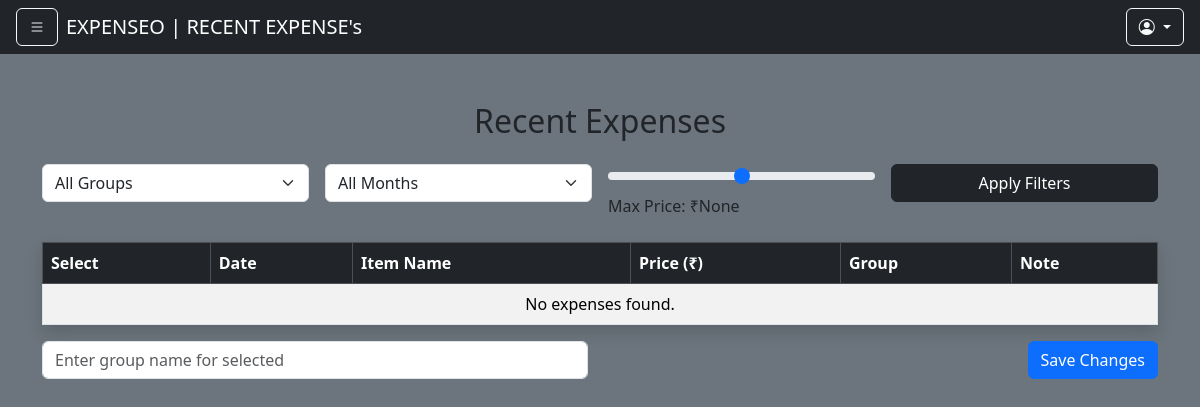
Page /recent-expenses/ (signed in) on the earlier database version.
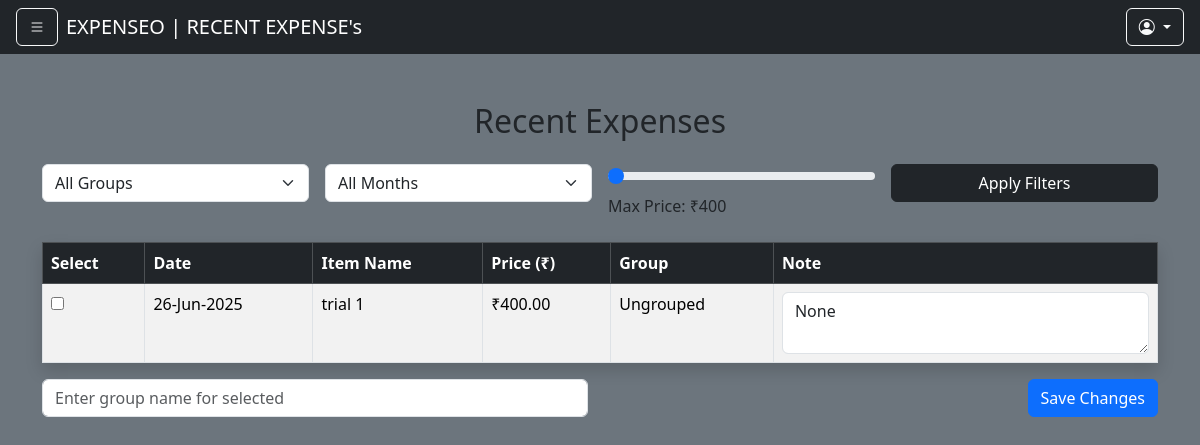
Same page on the later database version.
### apps/expense/models.py (models this page shows, shortened)
class BaseClass(models.Model):
    UID = models.UUIDField(default=uuid.uuid4, primary_key=True, null=False, blank=False)
    created_at = models.DateTimeField(auto_now_add=True)
    updated_at = models.DateTimeField(auto_now=True)
    class Meta:
        abstract = True

class Transaction(BaseClass):
    user = models.ForeignKey(Users, on_delete=models.CASCADE)
    item_name = models.CharField(max_length=255)
    expected_amount = models.DecimalField(max_digits=10, decimal_places=2)
    paid_amount = models.DecimalField(max_digits=10, decimal_places=2)
    group_name = models.CharField(max_length=100, blank=True, null=True)
    note = models.TextField(blank=True, null=True)
    transaction_time = models.DateTimeField(auto_now_add=True)

### apps/expense/views.py (the view, shortened to what this page needs)
# urls.py: path('recent-expenses/',recent_expenses,name="recent_expenses"),
def recent_expenses(request):
    user_uid = request.session.get('user_id')
    if not user_uid:
        messages.warning(request, "Please log in to view your recent expenses.")
        return redirect('login')
    expenses = Transaction.objects.filter(user_id=user_uid).order_by('-transaction_time')
    group_filter = request.GET.get('group')
    date_filter = request.GET.get('month_year')
    max_price = request.GET.get('price_max')
    if group_filter and group_filter != 'all':
        expenses = expenses.filter(group_name=group_filter)
    if date_filter:
        date_obj = datetime.datetime.strptime(date_filter, '%Y-%m')
        expenses = expenses.filter(
            transaction_time__year=date_obj.year,
            transaction_time__month=date_obj.month
        )
    if max_price:
        expenses = expenses.filter(paid_amount__lte=Decimal(max_price))
    all_groups = Transaction.objects.filter(user_id=user_uid).values_list('group_name', flat=True).distinct()
    all_groups = [g for g in all_groups if g]
    month_years = Transaction.objects.filter(user_id=user_uid).dates('transaction_time', 'month', order='DESC')
    price_range = Transaction.objects.filter(user_id=user_uid).aggregate(min_price=Min('paid_amount'), max_price=Max('paid_amount'))
    for e in expenses:
        if not e.group_name:
            e.group_name = "Ungrouped"
        if not e.note:
            e.note = "None"
        e.formatted_date = localtime(e.transaction_time).strftime('%d-%b-%Y')
    return render(request, 'expense/recent_expenses.html', {
        'expenses': expenses,
        'groups': all_groups,
        'month_years': month_years,
        'price_range': price_range
    })

### apps/expense/templates/expense/recent_expenses.html (shortened to what this page needs)
{% extends "expense/base.html" %}
{% block page %}RECENT EXPENSE's{% endblock  %}
{% block body %}
<div class="container mt-5">
    <h2 class="text-center mb-4">Recent Expenses</h2>
    <form method="get" class="row mb-4 g-3">
        <div class="col-md-3">
            <select name="group" class="form-select">
                <option value="all">All Groups</option>
            </select>
        </div>
        <div class="col-md-3">
            <select name="month_year" class="form-select">
                <option value="">All Months</option>
            </select>
        </div>
        <div class="col-md-3">
            <input type="range" class="form-range" name="price_max"
                min="{{ price_range.min_price }}" max="{{ price_range.max_price }}" step="1"
                oninput="document.getElementById('rangeValue').innerText = '₹' + this.value;">
            <label>Max Price: <span id="rangeValue">₹{{ price_range.max_price }}</span></label>
        </div>
        <div class="col-md-3">
            <button type="submit" class="btn btn-dark w-100">Apply Filters</button>
        </div>
    </form>
    <form method="post">
        <table class="table table-bordered table-striped shadow">
            <thead class="table-dark">
                <tr>
                    <th scope="col">Select</th>
                    <th scope="col">Date</th>
                    <th scope="col">Item Name</th>
                    <th scope="col">Price (₹)</th>
                    <th scope="col">Group</th>
                    <th scope="col">Note</th>
                </tr>
            </thead>
            <tbody>
                {% for expense in expenses %}
                <tr>
                    <td><input type="checkbox" name="selected" value="{{ expense.UID }}"></td>
                    <td>{{ expense.formatted_date }}</td>
                    <td>{{ expense.item_name }}</td>
                    <td>₹{{ expense.paid_amount }}</td>
                    <td>{{ expense.group_name }}</td>
                    <td>
                        <textarea name="note_{{ expense.UID }}" maxlength="100"
                            class="form-control" rows="2">{{ expense.note }}</textarea>
                    </td>
                </tr>
                {% empty %}
                <tr>
                    <td colspan="6" class="text-center">No expenses found.</td>
                </tr>
                {% endfor %}
            </tbody>
        </table>
        <div class="row mt-3">
            <div class="col-md-6">
                <input type="text" name="group_name" class="form-control" placeholder="Enter group name for selected">
            </div>
            <div class="col-md-6 text-end">
                <button type="submit" class="btn btn-primary">Save Changes</button>
            </div>
        </div>
    </form>
</div>
{% endblock %}

### apps/expense/templates/expense/base.html (shortened to what this page needs)
<!DOCTYPE html>
<html lang="en">
<head>
  <link href="https://cdn.jsdelivr.net/npm/bootstrap@5.3.6/dist/css/bootstrap.min.css" rel="stylesheet" />
  <link rel="stylesheet" href="https://cdn.jsdelivr.net/npm/bootstrap-icons@1.10.5/font/bootstrap-icons.css" />
</head>
<body class="bg-secondary">
  <nav class="navbar sticky-top navbar-dark bg-dark px-3">
    <button class="btn btn-outline-light me-2 d-block" type="button" data-bs-toggle="offcanvas"
      data-bs-target="#sidebar" aria-controls="sidebar">
      <i class="bi bi-list"></i>
    </button>
    <span class="navbar-brand mb-0 h1">
      EXPENSEO | {% block page %}{% endblock %}
    </span>
    <div class="dropdown ms-auto">
      <a class="btn btn-outline-light dropdown-toggle" href="#" role="button" id="dropdownMenuLink"
        data-bs-toggle="dropdown" aria-expanded="false">
        <i class="bi bi-person-circle"></i>
      </a>
    </div>
  </nav>
  {% block body %}
  {% endblock %}
  </body >
</html >

Differences in the rows shown:
added Transaction: formatted_date "26-Jun-2025", item_name "trial 1", paid_amount "400.00", group_name "Ungrouped", UID "None"
Other differences:
form field price_max: "50" → "400"
{{ price_range.max_price }}: "None" → "400"
text no longer shown: "No expenses found."
